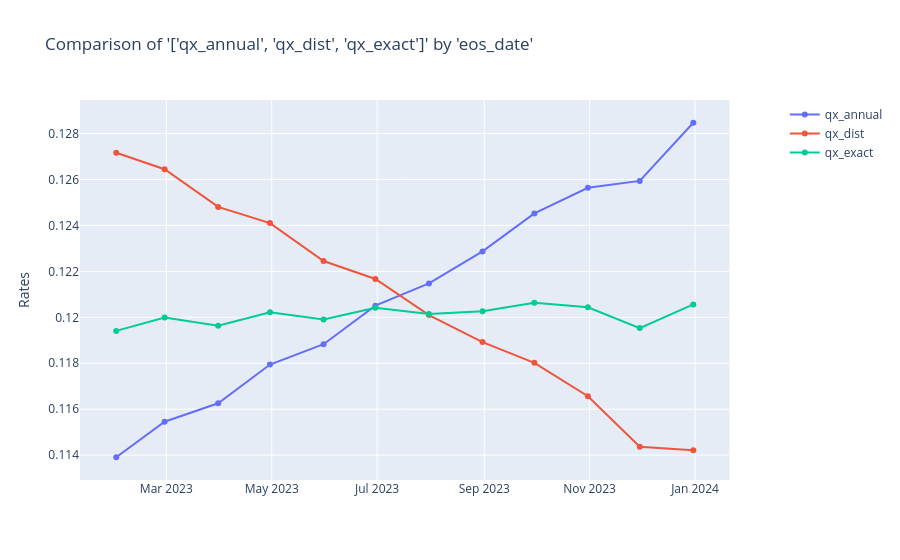

The code cell stored with this chart in its notebook:
### Code cell
pd.options.display.float_format = "{:,.2f}".format
charters.compare_rates(
    df=compare_df[compare_df["eos_date"] != "Total"],
    x_axis="eos_date",
    rates=["qx_annual", "qx_dist", "qx_exact"],
)
